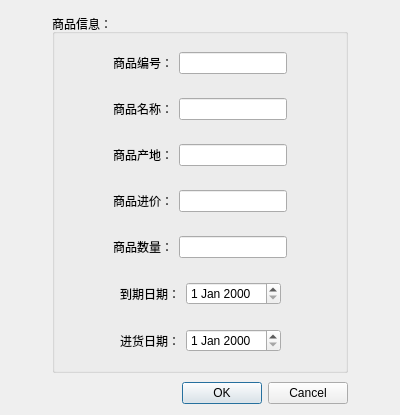
<?xml version="1.0" encoding="UTF-8"?>
<ui version="4.0">
 <class>addGoodsDialog</class>
 <widget class="QDialog" name="addGoodsDialog">
  <property name="geometry">
   <rect>
    <x>0</x>
    <y>0</y>
    <width>400</width>
    <height>415</height>
   </rect>
  </property>
  <property name="windowTitle">
   <string>添加商品</string>
  </property>
  <property name="windowIcon">
   <iconset resource="res.qrc">
    <normaloff>:/icon/goods_wh_inStock.png</normaloff>:/icon/goods_wh_inStock.png</iconset>
  </property>
  <layout class="QGridLayout" name="gridLayout">
   <item row="0" column="1">
    <spacer name="verticalSpacer">
     <property name="orientation">
      <enum>Qt::Vertical</enum>
     </property>
     <property name="sizeHint" stdset="0">
      <size>
       <width>20</width>
       <height>40</height>
      </size>
     </property>
    </spacer>
   </item>
   <item row="3" column="1">
    <widget class="QDialogButtonBox" name="buttonBox">
     <property name="orientation">
      <enum>Qt::Horizontal</enum>
     </property>
     <property name="standardButtons">
      <set>QDialogButtonBox::Cancel|QDialogButtonBox::Ok</set>
     </property>
    </widget>
   </item>
   <item row="1" column="2">
    <spacer name="horizontalSpacer_16">
     <property name="orientation">
      <enum>Qt::Horizontal</enum>
     </property>
     <property name="sizeHint" stdset="0">
      <size>
       <width>40</width>
       <height>20</height>
      </size>
     </property>
    </spacer>
   </item>
   <item row="1" column="1">
    <widget class="QGroupBox" name="groupBox">
     <property name="title">
      <string>商品信息：</string>
     </property>
     <layout class="QVBoxLayout" name="verticalLayout_2">
      <item>
       <widget class="QWidget" name="widget" native="true">
        <layout class="QHBoxLayout" name="horizontalLayout">
         <item>
          <spacer name="horizontalSpacer">
           <property name="orientation">
            <enum>Qt::Horizontal</enum>
           </property>
           <property name="sizeHint" stdset="0">
            <size>
             <width>40</width>
             <height>20</height>
            </size>
           </property>
          </spacer>
         </item>
         <item>
          <widget class="QLabel" name="label">
           <property name="text">
            <string>商品编号：</string>
           </property>
          </widget>
         </item>
         <item>
          <widget class="QLineEdit" name="IDEdit"/>
         </item>
         <item>
          <spacer name="horizontalSpacer_8">
           <property name="orientation">
            <enum>Qt::Horizontal</enum>
           </property>
           <property name="sizeHint" stdset="0">
            <size>
             <width>40</width>
             <height>20</height>
            </size>
           </property>
          </spacer>
         </item>
        </layout>
       </widget>
      </item>
      <item>
       <widget class="QWidget" name="widget_2" native="true">
        <layout class="QHBoxLayout" name="horizontalLayout_2">
         <item>
          <spacer name="horizontalSpacer_2">
           <property name="orientation">
            <enum>Qt::Horizontal</enum>
           </property>
           <property name="sizeHint" stdset="0">
            <size>
             <width>40</width>
             <height>20</height>
            </size>
           </property>
          </spacer>
         </item>
         <item>
          <widget class="QLabel" name="label_2">
           <property name="text">
            <string>商品名称：</string>
           </property>
          </widget>
         </item>
         <item>
          <widget class="QLineEdit" name="NameEdit"/>
         </item>
         <item>
          <spacer name="horizontalSpacer_9">
           <property name="orientation">
            <enum>Qt::Horizontal</enum>
           </property>
           <property name="sizeHint" stdset="0">
            <size>
             <width>40</width>
             <height>20</height>
            </size>
           </property>
          </spacer>
         </item>
        </layout>
       </widget>
      </item>
      <item>
       <widget class="QWidget" name="widget_3" native="true">
        <layout class="QHBoxLayout" name="horizontalLayout_3">
         <item>
          <spacer name="horizontalSpacer_3">
           <property name="orientation">
            <enum>Qt::Horizontal</enum>
           </property>
           <property name="sizeHint" stdset="0">
            <size>
             <width>40</width>
             <height>20</height>
            </size>
           </property>
          </spacer>
         </item>
         <item>
          <widget class="QLabel" name="label_3">
           <property name="text">
            <string>商品产地：</string>
           </property>
          </widget>
         </item>
         <item>
          <widget class="QLineEdit" name="OriginEdit"/>
         </item>
         <item>
          <spacer name="horizontalSpacer_10">
           <property name="orientation">
            <enum>Qt::Horizontal</enum>
           </property>
           <property name="sizeHint" stdset="0">
            <size>
             <width>40</width>
             <height>20</height>
            </size>
           </property>
          </spacer>
         </item>
        </layout>
       </widget>
      </item>
      <item>
       <widget class="QWidget" name="widget_5" native="true">
        <layout class="QHBoxLayout" name="horizontalLayout_5">
         <item>
          <spacer name="horizontalSpacer_4">
           <property name="orientation">
            <enum>Qt::Horizontal</enum>
           </property>
           <property name="sizeHint" stdset="0">
            <size>
             <width>40</width>
             <height>20</height>
            </size>
           </property>
          </spacer>
         </item>
         <item>
          <widget class="QLabel" name="label_4">
           <property name="text">
            <string>商品进价：</string>
           </property>
          </widget>
         </item>
         <item>
          <widget class="QLineEdit" name="PriceEdit"/>
         </item>
         <item>
          <spacer name="horizontalSpacer_11">
           <property name="orientation">
            <enum>Qt::Horizontal</enum>
           </property>
           <property name="sizeHint" stdset="0">
            <size>
             <width>40</width>
             <height>20</height>
            </size>
           </property>
          </spacer>
         </item>
        </layout>
       </widget>
      </item>
      <item>
       <widget class="QWidget" name="widget_4" native="true">
        <layout class="QHBoxLayout" name="horizontalLayout_4">
         <item>
          <spacer name="horizontalSpacer_5">
           <property name="orientation">
            <enum>Qt::Horizontal</enum>
           </property>
           <property name="sizeHint" stdset="0">
            <size>
             <width>40</width>
             <height>20</height>
            </size>
           </property>
          </spacer>
         </item>
         <item>
          <widget class="QLabel" name="label_5">
           <property name="text">
            <string>商品数量：</string>
           </property>
          </widget>
         </item>
         <item>
          <widget class="QLineEdit" name="NumberEdit"/>
         </item>
         <item>
          <spacer name="horizontalSpacer_12">
           <property name="orientation">
            <enum>Qt::Horizontal</enum>
           </property>
           <property name="sizeHint" stdset="0">
            <size>
             <width>40</width>
             <height>20</height>
            </size>
           </property>
          </spacer>
         </item>
        </layout>
       </widget>
      </item>
      <item>
       <widget class="QWidget" name="widget_6" native="true">
        <layout class="QHBoxLayout" name="horizontalLayout_6">
         <item>
          <spacer name="horizontalSpacer_6">
           <property name="orientation">
            <enum>Qt::Horizontal</enum>
           </property>
           <property name="sizeHint" stdset="0">
            <size>
             <width>40</width>
             <height>20</height>
            </size>
           </property>
          </spacer>
         </item>
         <item>
          <widget class="QLabel" name="label_6">
           <property name="text">
            <string>到期日期：</string>
           </property>
          </widget>
         </item>
         <item>
          <widget class="QDateEdit" name="DueEdit"/>
         </item>
         <item>
          <spacer name="horizontalSpacer_13">
           <property name="orientation">
            <enum>Qt::Horizontal</enum>
           </property>
           <property name="sizeHint" stdset="0">
            <size>
             <width>40</width>
             <height>20</height>
            </size>
           </property>
          </spacer>
         </item>
        </layout>
       </widget>
      </item>
      <item>
       <widget class="QWidget" name="widget_7" native="true">
        <layout class="QHBoxLayout" name="horizontalLayout_7">
         <item>
          <spacer name="horizontalSpacer_7">
           <property name="orientation">
            <enum>Qt::Horizontal</enum>
           </property>
           <property name="sizeHint" stdset="0">
            <size>
             <width>40</width>
             <height>20</height>
            </size>
           </property>
          </spacer>
         </item>
         <item>
          <widget class="QLabel" name="label_7">
           <property name="text">
            <string>进货日期：</string>
           </property>
          </widget>
         </item>
         <item>
          <widget class="QDateEdit" name="PurchaseEdit"/>
         </item>
         <item>
          <spacer name="horizontalSpacer_14">
           <property name="orientation">
            <enum>Qt::Horizontal</enum>
           </property>
           <property name="sizeHint" stdset="0">
            <size>
             <width>40</width>
             <height>20</height>
            </size>
           </property>
          </spacer>
         </item>
        </layout>
       </widget>
      </item>
     </layout>
    </widget>
   </item>
   <item row="2" column="1">
    <spacer name="verticalSpacer_2">
     <property name="orientation">
      <enum>Qt::Vertical</enum>
     </property>
     <property name="sizeHint" stdset="0">
      <size>
       <width>20</width>
       <height>40</height>
      </size>
     </property>
    </spacer>
   </item>
   <item row="1" column="0">
    <spacer name="horizontalSpacer_15">
     <property name="orientation">
      <enum>Qt::Horizontal</enum>
     </property>
     <property name="sizeHint" stdset="0">
      <size>
       <width>40</width>
       <height>20</height>
      </size>
     </property>
    </spacer>
   </item>
  </layout>
 </widget>
 <resources>
  <include location="res.qrc"/>
 </resources>
 <connections>
  <connection>
   <sender>buttonBox</sender>
   <signal>accepted()</signal>
   <receiver>addGoodsDialog</receiver>
   <slot>accept()</slot>
   <hints>
    <hint type="sourcelabel">
     <x>248</x>
     <y>254</y>
    </hint>
    <hint type="destinationlabel">
     <x>157</x>
     <y>274</y>
    </hint>
   </hints>
  </connection>
  <connection>
   <sender>buttonBox</sender>
   <signal>rejected()</signal>
   <receiver>addGoodsDialog</receiver>
   <slot>reject()</slot>
   <hints>
    <hint type="sourcelabel">
     <x>316</x>
     <y>260</y>
    </hint>
    <hint type="destinationlabel">
     <x>286</x>
     <y>274</y>
    </hint>
   </hints>
  </connection>
 </connections>
</ui>
